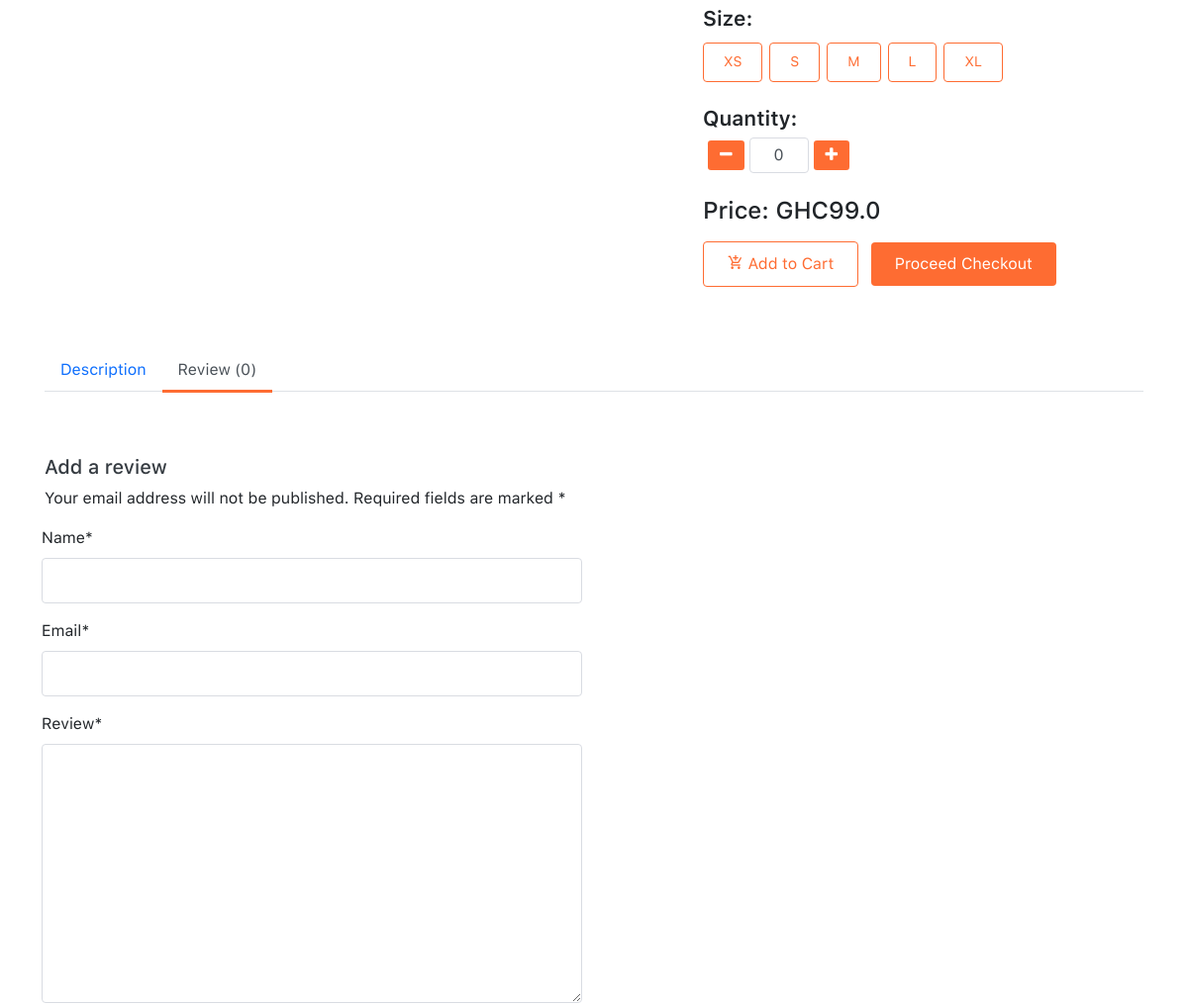
The page /detail/product-3 (middle part) on the database as committed earlier.
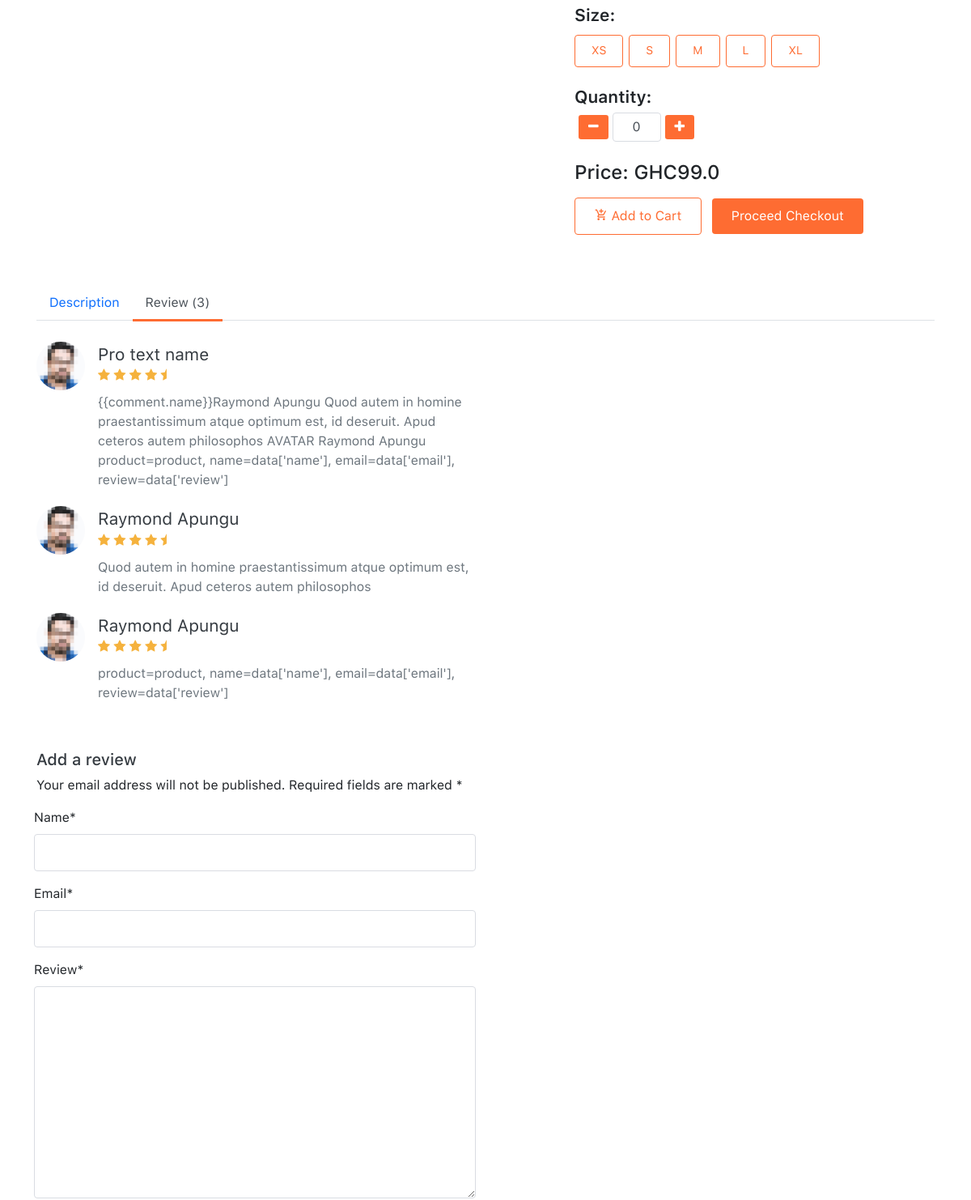
The same page on the database as committed later.
### store/models.py (models this page shows, shortened)
class Product(models.Model):
    title = models.CharField(max_length=200)
    detail_preview = models.CharField(max_length=1000, blank=True, null=True)
    detail = RichTextField()
    thumbnail = models.ImageField(upload_to='images', blank=True, null=True)
    category = models.ForeignKey(
        Category, on_delete=models.SET_NULL, null=True)
    color = models.ForeignKey(
        Color, on_delete=models.SET_NULL, null=True, blank=True)
    availiability = models.IntegerField(blank=True, null=True)
    price = models.FloatField()
    published = models.BooleanField(default=True)
    created = models.DateTimeField(auto_now_add=True)
    slug = models.SlugField(blank=True, null=True)
    class Meta:
        ordering = ['-created']

class Comment(models.Model):
    product = models.ForeignKey(
        Product, on_delete=models.CASCADE, related_name='reviews')
    name = models.CharField(max_length=200)
    email = models.EmailField()
    review = models.TextField()
    approved = models.BooleanField(default=True)
    date = models.DateTimeField(auto_now_add=True)
    class Meta:
        ordering = ['-date']

### store/views.py (the view, shortened to what this page needs)
# urls.py: path('detail/<slug:slug>', productDetail, name='detail'),
def productDetail(request, slug):
    products = Product.objects.filter(published=True).order_by('created')[:4]
    form = CommentForm()
    try:
        product = Product.objects.get(slug=slug, published=True)
        product_images = product.images.all()
    except Exception:
        return redirect('404')
    comments = Comment.objects.filter(
        product=product, approved=True).order_by('-date')
    context = {
        'product': product,
        'product_images': product_images,
        'products': products,
        'form': form,
        'comments': comments
    }
    return render(request, 'store/product-details.html', context)

### store/forms.py
class CommentForm(forms.ModelForm):
    class Meta:
        model = Comment
        fields = [
             'name',
            'email',
            'review',
        ]

### store/context_processor.py (called while the page is built, shortened)
def globalData(request):
    totalPrice = 0
    items = OrderItem.objects.all()
    for item in items:
        totalPrice +=  item.getTotalPrice
    products = Product.objects.filter(published=True)
    filters = ProductFilter(request.GET, queryset=products)
    products = filters.qs
    return {
        'items': items,
        'products': products,
        'filters': filters,
        'totalPrice':totalPrice
    }

### store/models.py (called while the page is built)
    def __str__(self):
        return self.category

### templates/store/product-details.html (shortened to what this page needs)
{% extends 'base.html' %}
{% load static %}
{% static "img" as baseUrl %}
{% load crispy_forms_tags %}
{% block content %}
<div class="site-section py-5">
    <div class="container">
        <div class="row">
            <div class="col-lg-7">
            </div>
            <div class="col-lg-5 py-3">
                <p class="fs-large fw-bold mb-1 mt-3">Size:</p>
                <div class="btn-group btn-group-gap size-pick" data-role="selected" data-multiple="no">
                    <button class="btn btn-theme-outline btn-sm select-target">XS</button>
                    <button class="btn btn-theme-outline btn-sm select-target">S</button>
                    <button class="btn btn-theme-outline btn-sm select-target">M</button>
                    <button class="btn btn-theme-outline btn-sm select-target">L</button>
                    <button class="btn btn-theme-outline btn-sm select-target">XL</button>
                </div>
                <p class="fs-large fw-bold mb-1 mt-3">Quantity:</p>
                <div class="number-input">
                    <a href="{% url 'decrease' product.id %}" class="btn btn-theme btn-sm btn-decrease"><span class="icon-minus"></span></a>
                    <input type="number" class="form-control" name="number"  value="{{product.quantity}}" min="1" max="250">
                    <a href="{% url 'addtocart' product.id %}" class="btn btn-theme btn-sm btn-increase"><span class="icon-plus"></span></a>
                </div>
                <h4 class="mt-4 mb-3">Price: GHC{{product.price}}</h4>
                <a href="{% url 'addtocart' product.id %}" class="btn btn-theme-outline mr-2"><span class="icon-add_shopping_cart"></span> Add to Cart</a>
                <a href="#" class="btn btn-theme">Proceed Checkout</a>
            </div>
        </div>
        <div class="d-block mt-5">
            <ul class="nav nav-tabs" id="myTab" role="tablist">
                <li class="nav-item">
                    <a class="nav-link" id="home-tab" data-toggle="tab" href="#home" role="tab" aria-controls="home" aria-selected="true">Description</a>
                </li>
                <li class="nav-item">
                    <a class="nav-link active" id="contact-tab" data-toggle="tab" href="#contact" role="tab" aria-controls="contact" aria-selected="false">Review ({{comments.count}})</a>
                </li>
            </ul>
            <div class="tab-content mt-3" id="myTabContent">
                <div class="tab-pane fade show active" id="contact" role="tabpanel" aria-labelledby="contact-tab">
                    <div class="row">
                        <div class="col-sm-10 col-md-8 col-lg-6">
                            <div class="product-review">
                                {% for comment in comments %}
                                <div class="review-dialog">
                                    <div class="profile-picture">
                                        <img src="{% static 'img/avatar_1.jpg' %}" alt="AVATAR">
                                    </div>
                                    <div class="ml-3">
                                        <div class="review-content mb-2">
                                            <span class="fg-dark fs-large">{{comment.name}}</span>
                                            <span class="ratings">
                                                <i class="icon-star"></i>
                                                <i class="icon-star"></i>
                                                <i class="icon-star"></i>
                                                <i class="icon-star"></i>
                                                <i class="icon-star-half"></i>
                                            </span>
                                        </div>
                                        <p class="mb-0 text-secondary">
                                        {{comment.review}}
                                        </p>
                                    </div>
                                </div>
                                {% endfor %}
                                <form class="review-form mt-5" action="" method="POST">
                                    <h5 class="fg-dark">Add a review</h5>
                                    <p class="stext-102 cl6">
                                        Your email address will not be published. Required fields are marked *
                                    </p>
                                    <div class="row p-b-25">
                                       {{form|crispy}}
                                    </div>
                                </form>
                            </div>
                        </div>
                    </div>
                </div>
            </div>
        </div>
    </div>
</div>
{% endblock content %}

### templates/base.html (shortened to what this page needs)
{% load static %}
{% load crispy_forms_tags %}
<!DOCTYPE html>
<html lang="en">
  <head>
    <link href="https://cdn.jsdelivr.net/npm/bootstrap@5.0.0-beta3/dist/css/bootstrap.min.css" rel="stylesheet">
    <link rel="stylesheet" href="{% static 'fonts/icomoon/style.css' %}" />
    <link rel="stylesheet" href="{% static 'css/animate.min.css' %}" />
    <link rel="stylesheet" href="{% static 'css/bootstrap.css' %}" />
    <link rel="stylesheet" href="{% static 'css/bootstrap-select.min.css' %}" />
    <link rel="stylesheet" href="{% static 'css/jquery.fancybox.min.css' %}" />
    <link rel="stylesheet" href="{% static 'css/owl.carousel.min.css' %}" />
    <link rel="stylesheet" href="{% static 'css/style.css' %}" />
  </head>
  <body>
    {% block content %} {% endblock content %}
  </body>
</html>

### static/css/style.css (style rules this page uses)
:root { --theme-primary: #FE6C32; --theme-dark: #2D2421; }
body { position: relative; font-weight: 400; font-family: 'SFUI Text', sans-serif; line-height: 1.5; overflow-x: hidden; }
a { color: #FE6C32; }
.fs-large { font-size: 21px !important; }
.fw-bold { font-weight: 700 !important; }
.fg-dark { color: #353b41 !important; }
.btn { padding: 12px 24px; border: none; line-height: 1.25; }
.btn-theme { position: relative; background-color: #FE6C32; color: #fff; -webkit-transition: all .3s ease; transition: all .3s ease; }
.btn-theme-outline { background-color: transparent; color: #FE6C32; border: 1px solid #FE6C32; -webkit-transition: all .3s ease; transition: all .3s ease; }
.btn-theme.btn-sm, .btn-theme-outline.btn-sm { padding: 10px 20px; }
.btn-group-gap .btn { margin: 5px 8px; }
.btn-group-gap > .btn:not(:last-child):not(.dropdown-toggle), .btn-group-gap > .btn-group-gap:not(:last-child) > .btn, .btn-group-gap > .btn:not(:first-child), .btn-group-gap > .btn-group-gap:not(:first-child) > .btn { border-radius: 4px; }
.form-control { padding: 10px 16px; height: unset; border-color: #d9dce2; }
.number-input { display: -ms-flexbox; display: flex; flex-wrap: nowrap; flex-direction: row; align-items: center; }
.number-input .form-control { padding: 5px 12px; width: 60px; height: unset; text-align: center; }
.number-input .btn { margin: 0 5px; height: unset; padding: 6px 12px; line-height: 16px; font-size: 16px; }
.nav-tabs .nav-link { border: none; border-bottom: 3px solid transparent; border-radius: 0; }
.nav-tabs .nav-link.active, .nav-tabs .nav-item.show .nav-link { color: #495057; background-color: #fff; border-color: #FE6C32; }
.site-section { position: relative; padding-top: 80px; padding-bottom: 80px; }
.review-dialog { position: relative; display: -ms-flexbox; display: flex; flex-wrap: nowrap; flex-direction: row; padding: 10px 0; }
.review-dialog .profile-picture { position: relative; -ms-flex: 1 0 60px; flex: 1 0 60px; display: block; width: 60px; height: 60px; border-radius: 50%; overflow: hidden; }
.review-dialog .profile-picture img { width: 100%; height: 100%; }
.review-dialog .ratings { display: block; color: #F5B23D; }

Rows that differ between the two databases and show on the page:
added Comment: name "Pro text name", review "{{comment.name}}Raymond Apungu Quod autem in homine praestantissimum atque optimum est, id deseruit. Apud ceteros autem philosophos AVATAR Raymond Apungu product=product, name=data['name'], email=data['email'], review=data['review']"
added Comment: name "Raymond Apungu", review "Quod autem in homine praestantissimum atque optimum est, id deseruit. Apud ceteros autem philosophos"
added Comment: name "Raymond Apungu", review "product=product, name=data['name'], email=data['email'], review=data['review']"
Other text that changed with them:
{{ comments.count }}: "0" → "3"
